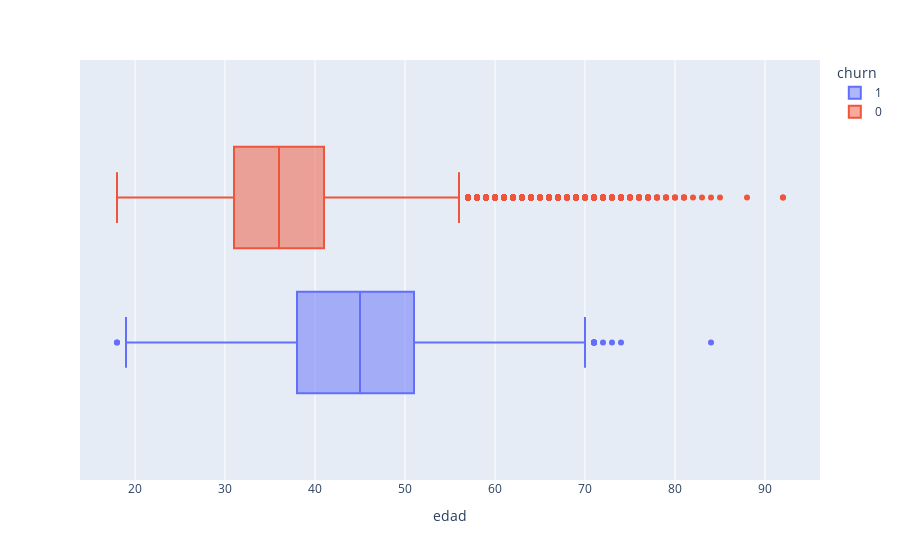

This figure's notebook cell:
### Code cell
px.box(df,x='edad',color='churn')

### Figure 1 — Plotly figure (JSON) as saved in the notebook; plotly's stock layout.template omitted (floating-point values rounded to 4 significant figures; data arrays with more than 128 entries replaced by an {"elided": "..."} marker saying what was removed)
{"data": [{"alignmentgroup": "True", "hovertemplate": "churn=1<br>edad=%{x}<extra></extra>", "legendgroup": "1", "marker": {"color": "#636efa"}, "name": "1", "notched": false, "offsetgroup": "1", "orientation": "h", "showlegend": true, "type": "box", "x": {"elided": "2037 int values"}, "x0": " ", "xaxis": "x", "y0": " ", "yaxis": "y"}, {"alignmentgroup": "True", "hovertemplate": "churn=0<br>edad=%{x}<extra></extra>", "legendgroup": "0", "marker": {"color": "#EF553B"}, "name": "0", "notched": false, "offsetgroup": "0", "orientation": "h", "showlegend": true, "type": "box", "x": {"elided": "7963 int values"}, "x0": " ", "xaxis": "x", "y0": " ", "yaxis": "y"}], "layout": {"boxmode": "group", "legend": {"title": {"text": "churn"}, "tracegroupgap": 0}, "margin": {"t": 60}, "xaxis": {"anchor": "y", "domain": [0, 1], "title": {"text": "edad"}}, "yaxis": {"anchor": "x", "domain": [0, 1]}}}
